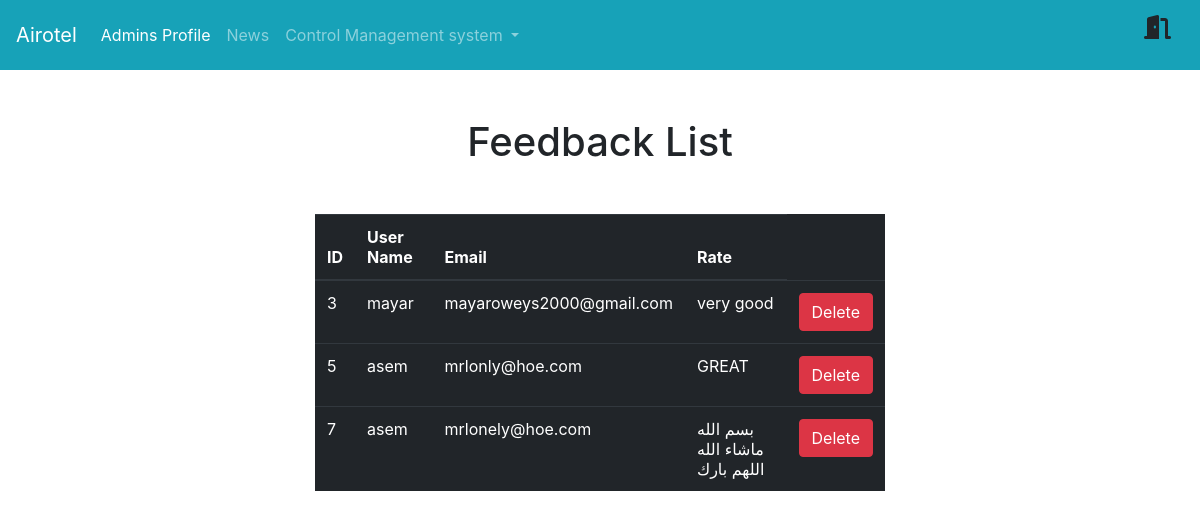
Page /semi/admin/feed.php (signed in) on the committed database.
### tables this page shows
CREATE TABLE `feedback` (
  `id` int(11) NOT NULL,
  `username` varchar(255) NOT NULL,
  `email` varchar(255) NOT NULL,
  `rate` varchar(255) NOT NULL
);

### semi/admin/feed.php (the view, shortened to what this page needs)
<?php
include '../sharedd/adminshared.php';
include '../shared/configuration.php';
if (isset($_SESSION['admin'])){
$select = "SELECT * FROM `feedback`";
$s = mysqli_query($conn , $select);
?>
<h1 class="text-center mt-5"> Feedback List </h1>
<div class="container col-6 mt-5">
<table class="table table-dark">
  <thead>
    <tr>
      <th scope="col">ID</th>
      <th scope="col">User Name</th>
      <th scope="col">Email</th>
      <th scope="col">Rate</th>
    </tr>
  </thead>
  <tbody>
  <tr>
                        <?php foreach($s as $data){ ?>
                        <td><?php echo$data['id'] ?></td>
                        <td><?php echo$data['username'] ?></td>
                        <td><?php echo$data['email'] ?></td>
                        <td><?php echo$data['rate'] ?></td>
                        <td class=text-center> <a onclick="return confirm('Are You Sure')"
                                href="/semi/admin/feed.php?Delete=<?php echo $data['id']?>"
                                class="btn btn-danger">Delete</a></td>
                    </tr>
                    <?php } ?>
  </tbody>
</table>
</div>
<?php
} else{
  echo "not admin";
}
?>

### rows in the picture
feedback: id "3", username "mayar", email "mayaroweys2000@gmail.com", rate "very good"
feedback: id "5", username "asem", email "mrlonly@hoe.com", rate "GREAT"
feedback: id "7", username "asem", email "mrlonely@hoe.com", rate "بسم الله ماشاء الله اللهم بارك"
